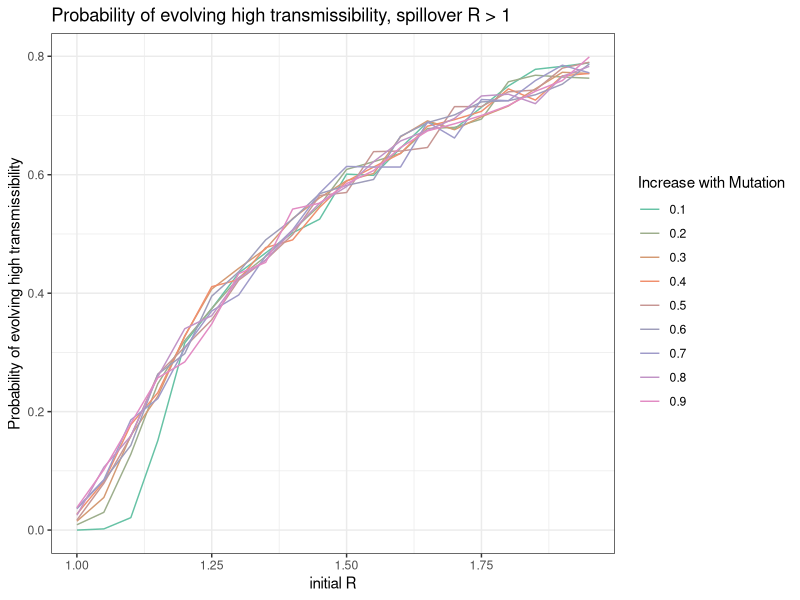
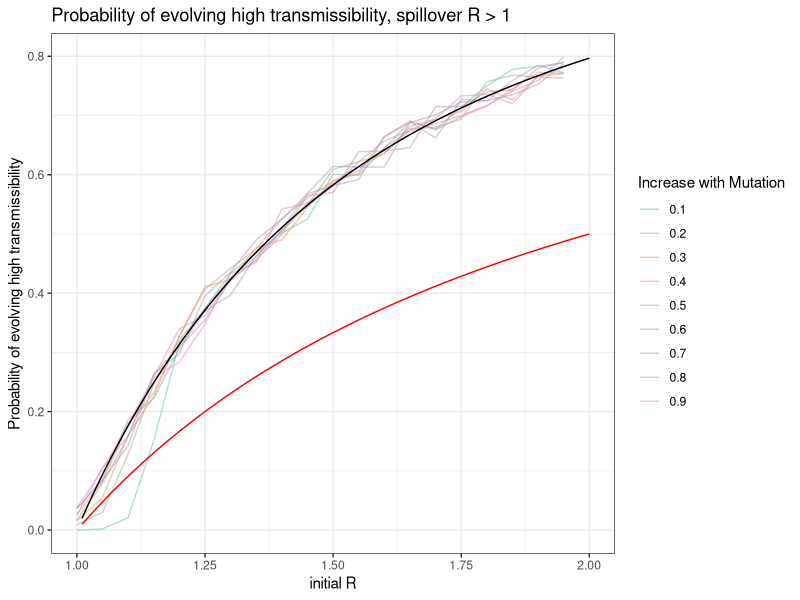
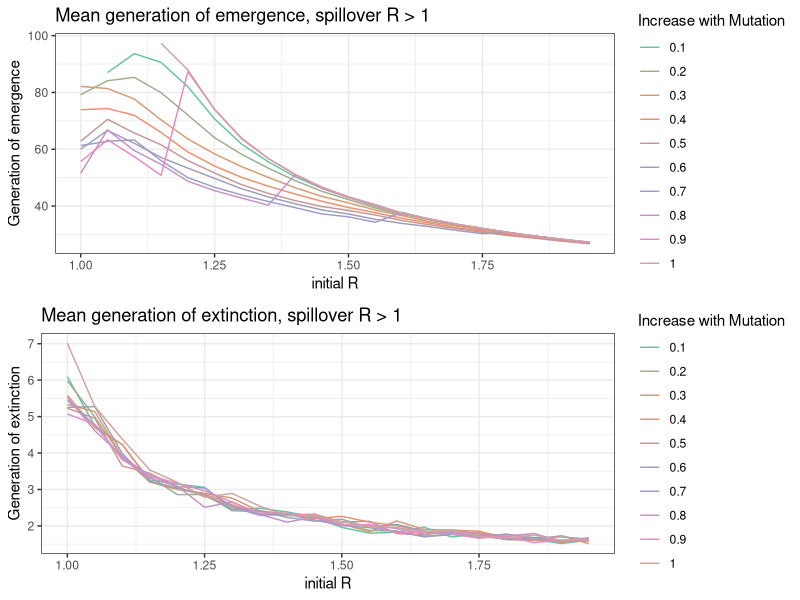
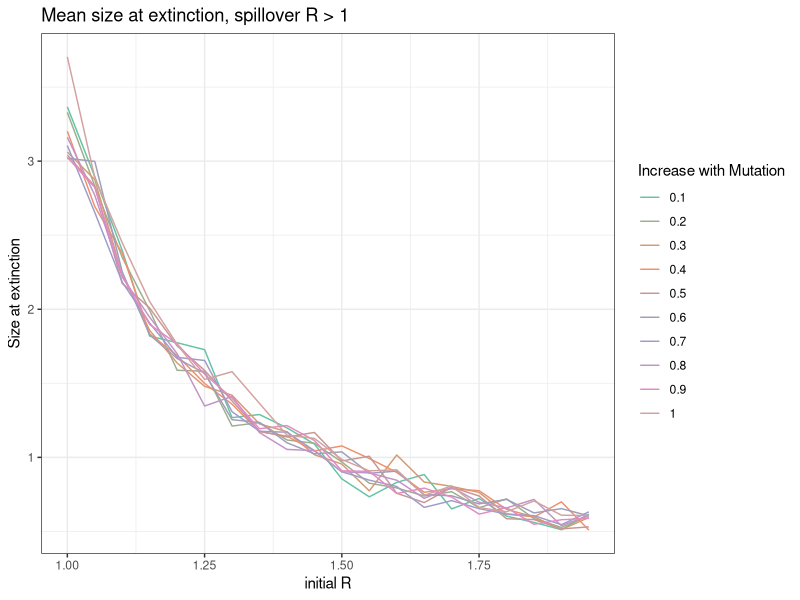

These figures' R source, in order:
## ---- chunk 1
# load libraries 
library(ggplot2) #for plotting
library(here) #for easy local path referencing
library(tidyverse) #for easy manipulation of data structures
library(RColorBrewer) #for colors
library(gridExtra) #for plotting multiple plots in one figure
library(nleqslv)

# colors for plotting
num_cols = 20
my.colors = colorRampPalette(brewer.pal(n = 8, name = "Set2"))(num_cols)
## ---- chunk 2
results = read.csv(here("code", "project", "R greater than 1", "python simulations", "output.csv"))

## ---- chunk 3
# plot probability of evolution to high R
plot = ggplot() +
  geom_line(data = results %>% filter(deltaR != 1), aes(x = Rwt, y = pEmergent, group = factor(deltaR), col = factor(deltaR))) +
  theme_bw() +
  scale_color_manual(values = my.colors) +
  labs(x = "initial R", y = "Probability of evolving high transmissibility", col = "Increase with Mutation", title = "Probability of evolving high transmissibility, spillover R > 1")

plot
## ---- chunk 4
#nonlinear equation solver to solve for fixed point of the generating function for the branching process

## define branching process generating function for offspring distribution
bp_singletype = function(x) {y = exp(Rwt*(x-1)) - x} #fixed point solution will be this function set to 0

## define initial conditions 
init = 1 #start with single spillover infection meep meep

## start fixed point guess
xstart = 0.5 #50 percent will go extinct so lets see

## solve for non extinction probability (1-Pextinction)
non_extinction = function(Rwt) {
  Rwt = Rwt #set Rwt
  return(1 - nleqslv(xstart, bp_singletype, method="Newton", global="none", control=list(trace=1,stepmax=2))$x) #solve for nonextinction probability
  }

# solve to plot
rwt = seq(1.01, 2, by = 0.01)
pNE = NaN
for(i in 1:length(rwt)){
  Rwt = rwt[i]
  pNE[i] = non_extinction(Rwt)
}

#solve 1-1/r0 
ap = 1-(1/rwt)

## ---- chunk 5
# plot probability of evolution to high R
plot = ggplot() +
  geom_line(data = results %>% filter(deltaR != 1), aes(x = Rwt, y = pEmergent, group = factor(deltaR), col = factor(deltaR)), alpha = 0.5) +
  geom_line(aes(x = rwt, y = pNE)) +
  geom_line(aes(x=rwt, y = ap), col = "red") +
  theme_bw() +
  scale_color_manual(values = my.colors) +
  labs(x = "initial R", y = "Probability of evolving high transmissibility", col = "Increase with Mutation", title = "Probability of evolving high transmissibility, spillover R > 1")

plot
## ---- chunk 6
plot2 = ggplot() +
  geom_line(data = results, aes(x = Rwt, y = Emergent_generation, group = factor(deltaR), col = factor(deltaR))) +
  theme_bw() +
  scale_color_manual(values = my.colors) +
  labs(x = "initial R", y = "Generation of emergence", col = "Increase with Mutation", title = "Mean generation of emergence, spillover R > 1")

plot3 = ggplot() +
  geom_line(data = results, aes(x = Rwt, y = Extinct_generation, group = factor(deltaR), col = factor(deltaR))) +
  theme_bw() +
  scale_color_manual(values = my.colors) +
  labs(x = "initial R", y = "Generation of extinction", col = "Increase with Mutation", title = "Mean generation of extinction, spillover R > 1")

grid.arrange(plot2,plot3)
## ---- chunk 7
plot4 = ggplot() +
  geom_line(data = results, aes(x = Rwt, y = log(Extinct_size), group = factor(deltaR), col = factor(deltaR))) +
  theme_bw() +
  scale_color_manual(values = my.colors) +
  labs(x = "initial R", y = "Size at extinction", col = "Increase with Mutation", title = "Mean size at extinction, spillover R > 1")

plot4
